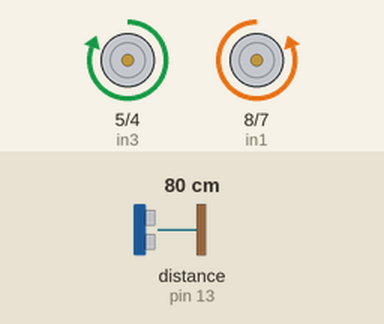
Simulated run of this sketch. Board: Arduino Uno, built with avr-gcc and run on an emulated ATmega328P. Parts: motor-driver pin pairs drawn as motors (green arrow = first pin HIGH = forward, orange = second pin HIGH = backward, longer = more drive). Inputs (shaded band) come from the test bench; at power-on: distance to the obstacle (sensor on pin 13) 80 cm. The echo pulse lasts 58.3 µs per cm.

Above: at 1.2 s.
1.3 s: distance to the obstacle (sensor on pin 13) set to 33 cm
3.0 s: distance to the obstacle (sensor on pin 13) set to 28 cm
At 4.5 s:
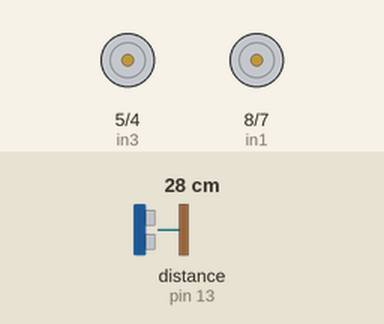
At 5.2 s:
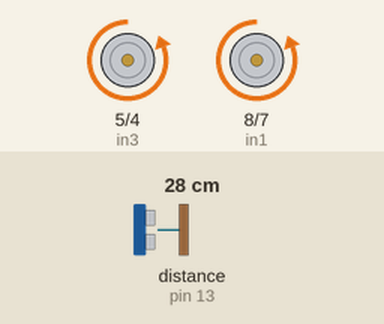
Timing chart, 0 to 12.0 s (numbered marks = the images above; inputs shaded):
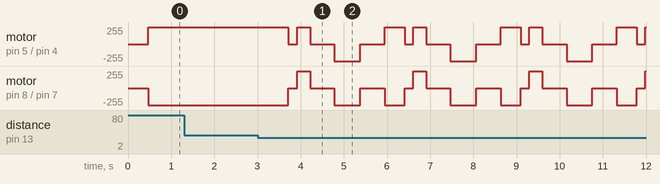

Measured:
- the behaviour switches between 31 and 30 cm on distance to the obstacle (sensor on pin 13) (found by bisection; images 0 and 1)
- after the input at 1.3 s, every drawn part: stays the same

The sketch:

hello.ino
```cpp
// newping.h is ultrasound sensor library
#include "NewPing.h"

// variable defination for ultrasound sensor
#define TRIGGER_PIN 10
#define ECHO_PIN 13
#define MAX_DISTANCE 400

// motor A
int in1 = 8;
int in2 = 7;

// motor B
int in3 = 5;
int in4 = 4;

NewPing sonar(TRIGGER_PIN, ECHO_PIN, MAX_DISTANCE);

float distance, duration;

int iterations = 10;

void scan() {

    duration = sonar.ping_median(iterations);

    distance = (duration / 2) * 0.0343;

    delay(200);

}

void moveforward (int t) {
    digitalWrite(in1, LOW);
    digitalWrite(in2, HIGH);
    digitalWrite(in3, HIGH);
    digitalWrite(in4, LOW);
    delay(t);
}

void turnright (int t) {
    digitalWrite(in1, HIGH);
    digitalWrite(in2, LOW);
    digitalWrite(in3, HIGH);
    digitalWrite(in4, LOW);
    delay(t);
}

void turnleft (int t) {
    digitalWrite(in3, LOW);
    digitalWrite(in4, HIGH);
    digitalWrite(in1, LOW);
    digitalWrite(in2, HIGH);
    delay(t);
}

void stop (int t) {
    // motor control pins to LOW
    digitalWrite(in1, LOW);
    digitalWrite(in2, LOW);
    digitalWrite(in3, LOW);
    digitalWrite(in4, LOW);
    delay(t);
}


void setup() {

    pinMode(in1, OUTPUT);
    pinMode(in2, OUTPUT);
    pinMode(in3, OUTPUT);
    pinMode(in4, OUTPUT);

}

void loop() {

    scan();

    if (distance > 30)
    {
        moveforward(0);

    }
    else
    {

        stop(200);

        turnright(300);
        stop(100);
        scan();
        int d1 = distance;

        turnleft(600);
        stop(100);
        scan();
        int d2 = distance;

        if (d1 > d2)
        {
            turnright(600);
        }

    }
    moveforward(0);

}
```
